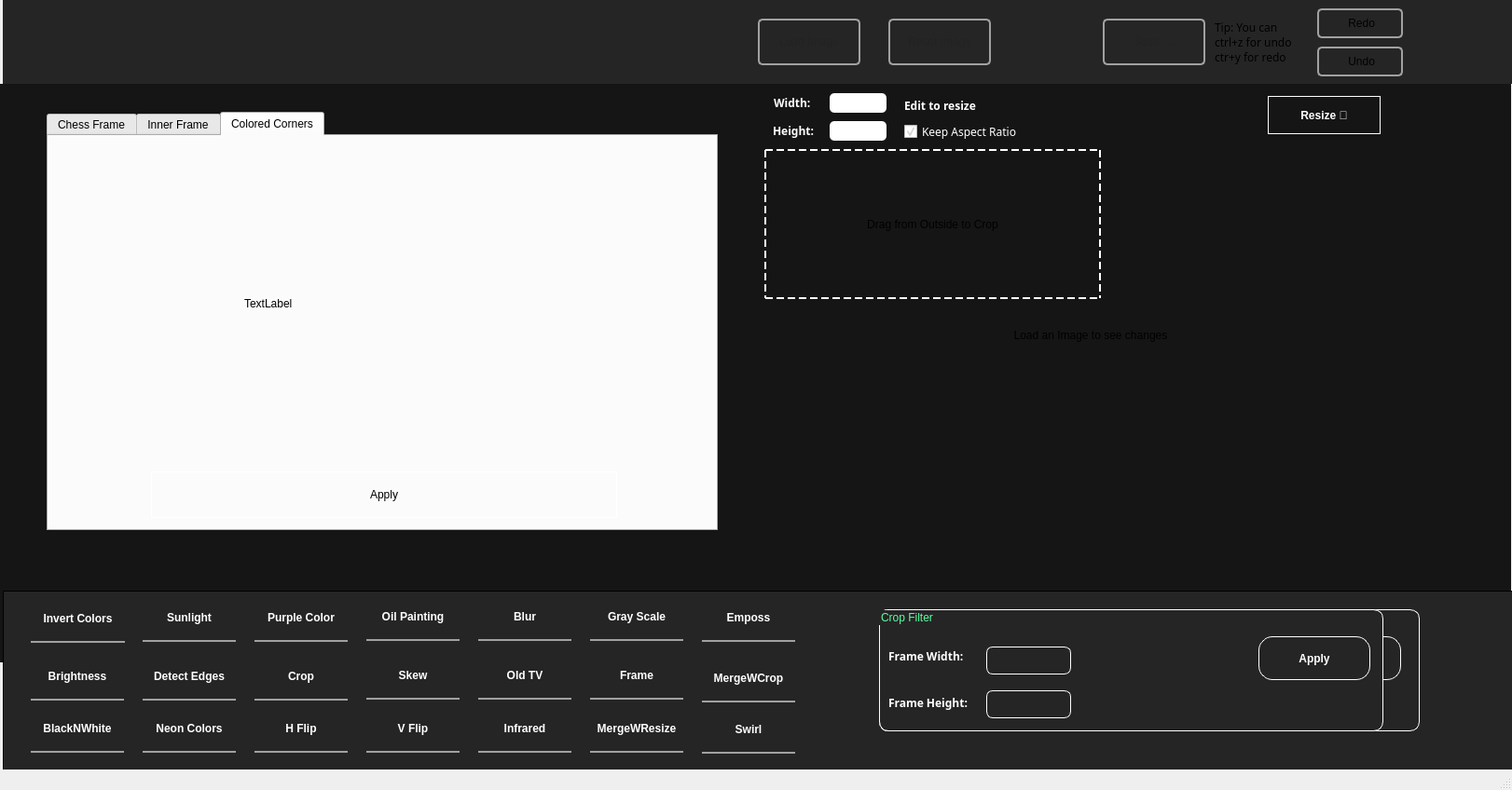
<?xml version="1.0" encoding="UTF-8"?>
<ui version="4.0">
 <class>RGBator</class>
 <widget class="QMainWindow" name="RGBator">
  <property name="enabled">
   <bool>true</bool>
  </property>
  <property name="geometry">
   <rect>
    <x>0</x>
    <y>0</y>
    <width>1622</width>
    <height>848</height>
   </rect>
  </property>
  <property name="cursor">
   <cursorShape>CrossCursor</cursorShape>
  </property>
  <property name="windowTitle">
   <string>MainWindow</string>
  </property>
  <property name="windowOpacity">
   <double>1.000000000000000</double>
  </property>
  <property name="styleSheet">
   <string notr="true">
#MainWindow QPushButton {
        padding: 1px 5px;
        border-radius: 5px;
}


</string>
  </property>
  <property name="animated">
   <bool>false</bool>
  </property>
  <widget class="QWidget" name="centralwidget">
   <property name="palette">
    <palette>
     <active>
      <colorrole role="Button">
       <brush brushstyle="SolidPattern">
        <color alpha="255">
         <red>0</red>
         <green>0</green>
         <blue>255</blue>
        </color>
       </brush>
      </colorrole>
     </active>
     <inactive>
      <colorrole role="Button">
       <brush brushstyle="SolidPattern">
        <color alpha="255">
         <red>0</red>
         <green>0</green>
         <blue>255</blue>
        </color>
       </brush>
      </colorrole>
     </inactive>
     <disabled>
      <colorrole role="Button">
       <brush brushstyle="SolidPattern">
        <color alpha="255">
         <red>0</red>
         <green>0</green>
         <blue>255</blue>
        </color>
       </brush>
      </colorrole>
     </disabled>
    </palette>
   </property>
   <property name="autoFillBackground">
    <bool>true</bool>
   </property>
   <widget class="QWidget" name="widget" native="true">
    <property name="geometry">
     <rect>
      <x>3</x>
      <y>634</y>
      <width>1621</width>
      <height>201</height>
     </rect>
    </property>
    <property name="styleSheet">
     <string notr="true">QWidget {
        background-color: #252525;
        color: #000;
        border: 1px solid #000;
        font: 9pt &quot;JetBrains Mono&quot;;
}
QPushButton{

        color: rgba(161, 161, 161,0.1);
        border-bottom:  2px solid rgba(161, 161, 161,0.1);
        border-top: none;
        border-right: none;
        border-left: none;
        font-weight: 800;
        border-radius: 0px;
}

QPushButton:Enabled:hover {

        background-color: #59FFA0;
        border-top-right-radius: 10px;
        border-top-left-radius: 10px;
        color:  #222222;


}
QPushButton:Enabled:checked{
        background-color: #59FFA0;
        border-top-right-radius: 10px;
        border-top-left-radius: 10px;
        color:  #222222;
        border-bottom:  2px solid #fff;
        border-top: none;
        border-right: none;
        border-left: none;
}
QPushButton:Enabled{
        color: rgba(255, 255, 255,1);
        border-bottom:  2px solid rgba(161, 161, 161,1);

}</string>
    </property>
    <widget class="QPushButton" name="invertFilter">
     <property name="enabled">
      <bool>true</bool>
     </property>
     <property name="geometry">
      <rect>
       <x>30</x>
       <y>5</y>
       <width>101</width>
       <height>51</height>
      </rect>
     </property>
     <property name="styleSheet">
      <string notr="true"/>
     </property>
     <property name="text">
      <string>Invert Colors</string>
     </property>
    </widget>
    <widget class="QPushButton" name="sunLightFilter">
     <property name="geometry">
      <rect>
       <x>150</x>
       <y>5</y>
       <width>100</width>
       <height>50</height>
      </rect>
     </property>
     <property name="styleSheet">
      <string notr="true"/>
     </property>
     <property name="text">
      <string>Sunlight</string>
     </property>
     <property name="checkable">
      <bool>true</bool>
     </property>
    </widget>
    <widget class="QPushButton" name="purpleFilter">
     <property name="geometry">
      <rect>
       <x>270</x>
       <y>5</y>
       <width>100</width>
       <height>50</height>
      </rect>
     </property>
     <property name="styleSheet">
      <string notr="true"/>
     </property>
     <property name="text">
      <string>Purple Color</string>
     </property>
    </widget>
    <widget class="QPushButton" name="oilFilter">
     <property name="geometry">
      <rect>
       <x>390</x>
       <y>4</y>
       <width>100</width>
       <height>50</height>
      </rect>
     </property>
     <property name="styleSheet">
      <string notr="true"/>
     </property>
     <property name="text">
      <string>Oil Painting</string>
     </property>
     <property name="checkable">
      <bool>true</bool>
     </property>
    </widget>
    <widget class="QPushButton" name="blurFilter">
     <property name="geometry">
      <rect>
       <x>510</x>
       <y>4</y>
       <width>100</width>
       <height>50</height>
      </rect>
     </property>
     <property name="styleSheet">
      <string notr="true"/>
     </property>
     <property name="text">
      <string>Blur</string>
     </property>
     <property name="checkable">
      <bool>true</bool>
     </property>
    </widget>
    <widget class="QPushButton" name="grayFilter">
     <property name="geometry">
      <rect>
       <x>630</x>
       <y>4</y>
       <width>100</width>
       <height>50</height>
      </rect>
     </property>
     <property name="styleSheet">
      <string notr="true"/>
     </property>
     <property name="text">
      <string>Gray Scale</string>
     </property>
     <property name="checkable">
      <bool>false</bool>
     </property>
    </widget>
    <widget class="QGroupBox" name="sliderGroup">
     <property name="geometry">
      <rect>
       <x>940</x>
       <y>20</y>
       <width>580</width>
       <height>131</height>
      </rect>
     </property>
     <property name="styleSheet">
      <string notr="true">QGroupBox{
        color: #59FFA0;
        border-radius: 10px;
        border-color: #fff;
}</string>
     </property>
     <property name="title">
      <string>GroupBox</string>
     </property>
     <widget class="QSlider" name="filterSlider">
      <property name="geometry">
       <rect>
        <x>10</x>
        <y>30</y>
        <width>391</width>
        <height>41</height>
       </rect>
      </property>
      <property name="mouseTracking">
       <bool>true</bool>
      </property>
      <property name="styleSheet">
       <string notr="true">QSlider{
        border: none;
}

QSlider::groove:horizontal{
        border: 1px solid #000;
        height: 5px;
}
QSlider::handle:horizontal{
        background: #fff;
        width: 12px;
        height: 12px;
        margin: -5px -1px;
        border-radius: 6px;
}

QSlider::handle:horizontal:hover{
        background: #fff;
        border-color: #fff;
}

QSlider::add-page:horizontal{
        background: qlineargradient(x1: 0, y1:0, x2: 1, y2:0, stop: 0 #fff, stop: 1 #000);
}

QSlider::sub-page:horizontal{
        background: #59FFA0;
}

</string>
      </property>
      <property name="maximum">
       <number>100</number>
      </property>
      <property name="singleStep">
       <number>10</number>
      </property>
      <property name="pageStep">
       <number>10</number>
      </property>
      <property name="value">
       <number>20</number>
      </property>
      <property name="sliderPosition">
       <number>20</number>
      </property>
      <property name="tracking">
       <bool>true</bool>
      </property>
      <property name="orientation">
       <enum>Qt::Horizontal</enum>
      </property>
      <property name="tickPosition">
       <enum>QSlider::NoTicks</enum>
      </property>
      <property name="tickInterval">
       <number>5</number>
      </property>
     </widget>
     <widget class="QLabel" name="sliderText">
      <property name="geometry">
       <rect>
        <x>10</x>
        <y>70</y>
        <width>81</width>
        <height>41</height>
       </rect>
      </property>
      <property name="font">
       <font>
        <family>JetBrains Mono</family>
        <pointsize>-1</pointsize>
        <italic>false</italic>
        <fontweight>Medium</fontweight>
       </font>
      </property>
      <property name="styleSheet">
       <string notr="true">QLabel{
        border: none;
        color: rgb(255, 255, 255);
        font-weight: 500;
        font-size: 24px;
}</string>
      </property>
      <property name="text">
       <string>Value:</string>
      </property>
     </widget>
     <widget class="QLabel" name="sliderValue">
      <property name="geometry">
       <rect>
        <x>100</x>
        <y>75</y>
        <width>321</width>
        <height>31</height>
       </rect>
      </property>
      <property name="font">
       <font>
        <family>JetBrains Mono</family>
        <pointsize>-1</pointsize>
        <italic>false</italic>
        <bold>false</bold>
       </font>
      </property>
      <property name="layoutDirection">
       <enum>Qt::LeftToRight</enum>
      </property>
      <property name="styleSheet">
       <string notr="true">QLabel{
        color:  rgb(204,204,204);
        border: none;
        font-size: 20px;
}</string>
      </property>
      <property name="text">
       <string>20</string>
      </property>
     </widget>
     <widget class="QPushButton" name="filterApply">
      <property name="geometry">
       <rect>
        <x>440</x>
        <y>29</y>
        <width>120</width>
        <height>47</height>
       </rect>
      </property>
      <property name="styleSheet">
       <string notr="true">
QPushButton{
        color: #fff;
        border: 1px solid #000;
        border-radius: 15px;
        border-color: #fff;
}

QPushButton:hover{
        background-color: #59FFA0;
        border-color: rgb(0, 0, 0) ;
        color: #353535;
}</string>
      </property>
      <property name="text">
       <string>Apply</string>
      </property>
     </widget>
     <widget class="QLabel" name="progressLabel">
      <property name="geometry">
       <rect>
        <x>453</x>
        <y>76</y>
        <width>111</width>
        <height>41</height>
       </rect>
      </property>
      <property name="font">
       <font>
        <family>JetBrains Mono</family>
        <pointsize>9</pointsize>
        <italic>false</italic>
        <bold>false</bold>
       </font>
      </property>
      <property name="styleSheet">
       <string notr="true">QLabel{
        border: none;
        font-wight: 800;
        color: #fff;
}</string>
      </property>
      <property name="text">
       <string>Progress Label</string>
      </property>
     </widget>
    </widget>
    <widget class="QPushButton" name="B_W_Filter">
     <property name="geometry">
      <rect>
       <x>30</x>
       <y>124</y>
       <width>100</width>
       <height>50</height>
      </rect>
     </property>
     <property name="styleSheet">
      <string notr="true"/>
     </property>
     <property name="text">
      <string>BlackNWhite</string>
     </property>
     <property name="checkable">
      <bool>false</bool>
     </property>
    </widget>
    <widget class="QPushButton" name="DetectFilter">
     <property name="geometry">
      <rect>
       <x>150</x>
       <y>68</y>
       <width>100</width>
       <height>50</height>
      </rect>
     </property>
     <property name="mouseTracking">
      <bool>true</bool>
     </property>
     <property name="styleSheet">
      <string notr="true"/>
     </property>
     <property name="text">
      <string>Detect Edges</string>
     </property>
     <property name="checkable">
      <bool>false</bool>
     </property>
    </widget>
    <widget class="QPushButton" name="BrightFilter">
     <property name="geometry">
      <rect>
       <x>30</x>
       <y>68</y>
       <width>100</width>
       <height>50</height>
      </rect>
     </property>
     <property name="styleSheet">
      <string notr="true"/>
     </property>
     <property name="text">
      <string>Brightness</string>
     </property>
     <property name="checkable">
      <bool>true</bool>
     </property>
    </widget>
    <widget class="QPushButton" name="cropFilter">
     <property name="geometry">
      <rect>
       <x>270</x>
       <y>68</y>
       <width>100</width>
       <height>50</height>
      </rect>
     </property>
     <property name="styleSheet">
      <string notr="true"/>
     </property>
     <property name="text">
      <string>Crop</string>
     </property>
     <property name="checkable">
      <bool>true</bool>
     </property>
    </widget>
    <widget class="QGroupBox" name="cropGroup">
     <property name="geometry">
      <rect>
       <x>940</x>
       <y>20</y>
       <width>541</width>
       <height>131</height>
      </rect>
     </property>
     <property name="styleSheet">
      <string notr="true">QGroupBox{
        color: 	#59FFA0;
        border-radius: 10px;
        border-color: #fff;
}</string>
     </property>
     <property name="title">
      <string>Crop Filter</string>
     </property>
     <widget class="QPushButton" name="cropApply">
      <property name="geometry">
       <rect>
        <x>407</x>
        <y>29</y>
        <width>120</width>
        <height>47</height>
       </rect>
      </property>
      <property name="styleSheet">
       <string notr="true">
QPushButton{
        color: #fff;
        border: 1px solid #000;
        border-radius: 15px;
        border-color: #fff;
}

QPushButton:hover{
        background-color: #59FFA0;
        border-color: rgb(0, 0, 0) ;
        color: #353535;
}</string>
      </property>
      <property name="text">
       <string>Apply</string>
      </property>
     </widget>
     <widget class="QLabel" name="cropHeightLabel">
      <property name="geometry">
       <rect>
        <x>10</x>
        <y>80</y>
        <width>100</width>
        <height>41</height>
       </rect>
      </property>
      <property name="font">
       <font>
        <family>Yu Gothic UI Semilight</family>
        <pointsize>9</pointsize>
        <italic>false</italic>
        <fontweight>DemiBold</fontweight>
       </font>
      </property>
      <property name="styleSheet">
       <string notr="true">QLabel{
        font: 350 9pt &quot;Yu Gothic UI Semilight&quot;;
        color: #fff;
        border: none;
        font-weight: 600;
}</string>
      </property>
      <property name="text">
       <string>Frame Height:</string>
      </property>
     </widget>
     <widget class="QLabel" name="cropWidthLabel">
      <property name="geometry">
       <rect>
        <x>10</x>
        <y>30</y>
        <width>100</width>
        <height>41</height>
       </rect>
      </property>
      <property name="font">
       <font>
        <family>Yu Gothic UI Semilight</family>
        <pointsize>9</pointsize>
        <italic>false</italic>
        <fontweight>DemiBold</fontweight>
       </font>
      </property>
      <property name="styleSheet">
       <string notr="true">QLabel{
        font: 350 9pt &quot;Yu Gothic UI Semilight&quot;;
        color: rgb(255, 255, 255);
        border: none;
        font-weight: 600;
}</string>
      </property>
      <property name="text">
       <string>Frame Width:</string>
      </property>
     </widget>
     <widget class="QLineEdit" name="cropHeight">
      <property name="geometry">
       <rect>
        <x>115</x>
        <y>87</y>
        <width>91</width>
        <height>30</height>
       </rect>
      </property>
      <property name="styleSheet">
       <string notr="true">QLineEdit{
        border-radius: 7px;
        color: #fff;
        border-color: #fff;
}</string>
      </property>
      <property name="frame">
       <bool>false</bool>
      </property>
     </widget>
     <widget class="QLineEdit" name="cropWidth">
      <property name="geometry">
       <rect>
        <x>115</x>
        <y>40</y>
        <width>91</width>
        <height>30</height>
       </rect>
      </property>
      <property name="styleSheet">
       <string notr="true">QLineEdit{
        border-radius: 7px;
        color: #fff;
        border-color: #fff;
}</string>
      </property>
      <property name="frame">
       <bool>false</bool>
      </property>
     </widget>
    </widget>
    <widget class="QPushButton" name="SkewFilter">
     <property name="geometry">
      <rect>
       <x>390</x>
       <y>67</y>
       <width>100</width>
       <height>50</height>
      </rect>
     </property>
     <property name="styleSheet">
      <string notr="true"/>
     </property>
     <property name="text">
      <string>Skew</string>
     </property>
     <property name="checkable">
      <bool>true</bool>
     </property>
    </widget>
    <widget class="QPushButton" name="FrameFilter">
     <property name="geometry">
      <rect>
       <x>630</x>
       <y>67</y>
       <width>100</width>
       <height>50</height>
      </rect>
     </property>
     <property name="styleSheet">
      <string notr="true"/>
     </property>
     <property name="text">
      <string>Frame</string>
     </property>
     <property name="checkable">
      <bool>true</bool>
     </property>
    </widget>
    <widget class="QPushButton" name="NeonFilter">
     <property name="geometry">
      <rect>
       <x>150</x>
       <y>124</y>
       <width>100</width>
       <height>50</height>
      </rect>
     </property>
     <property name="styleSheet">
      <string notr="true"/>
     </property>
     <property name="text">
      <string>Neon Colors</string>
     </property>
     <property name="checkable">
      <bool>false</bool>
     </property>
    </widget>
    <widget class="QPushButton" name="HorizontalFlip">
     <property name="geometry">
      <rect>
       <x>270</x>
       <y>124</y>
       <width>100</width>
       <height>50</height>
      </rect>
     </property>
     <property name="styleSheet">
      <string notr="true"/>
     </property>
     <property name="text">
      <string>H Flip</string>
     </property>
     <property name="checkable">
      <bool>false</bool>
     </property>
    </widget>
    <widget class="QPushButton" name="VerticalFlip">
     <property name="geometry">
      <rect>
       <x>390</x>
       <y>124</y>
       <width>100</width>
       <height>50</height>
      </rect>
     </property>
     <property name="styleSheet">
      <string notr="true"/>
     </property>
     <property name="text">
      <string>V Flip</string>
     </property>
     <property name="checkable">
      <bool>false</bool>
     </property>
    </widget>
    <widget class="QPushButton" name="oldtvFilter">
     <property name="geometry">
      <rect>
       <x>510</x>
       <y>67</y>
       <width>100</width>
       <height>50</height>
      </rect>
     </property>
     <property name="styleSheet">
      <string notr="true"/>
     </property>
     <property name="text">
      <string>Old TV</string>
     </property>
     <property name="checkable">
      <bool>false</bool>
     </property>
    </widget>
    <widget class="QPushButton" name="infraredFilter">
     <property name="enabled">
      <bool>true</bool>
     </property>
     <property name="geometry">
      <rect>
       <x>510</x>
       <y>123</y>
       <width>100</width>
       <height>51</height>
      </rect>
     </property>
     <property name="styleSheet">
      <string notr="true"/>
     </property>
     <property name="text">
      <string>Infrared</string>
     </property>
    </widget>
    <widget class="QPushButton" name="MergeFilter">
     <property name="geometry">
      <rect>
       <x>630</x>
       <y>124</y>
       <width>100</width>
       <height>50</height>
      </rect>
     </property>
     <property name="styleSheet">
      <string notr="true"/>
     </property>
     <property name="text">
      <string>MergeWResize</string>
     </property>
     <property name="checkable">
      <bool>false</bool>
     </property>
    </widget>
    <widget class="QPushButton" name="empossFilter">
     <property name="geometry">
      <rect>
       <x>750</x>
       <y>5</y>
       <width>100</width>
       <height>50</height>
      </rect>
     </property>
     <property name="styleSheet">
      <string notr="true"/>
     </property>
     <property name="text">
      <string>Emposs</string>
     </property>
     <property name="checkable">
      <bool>false</bool>
     </property>
    </widget>
    <widget class="QPushButton" name="MergeCrop">
     <property name="geometry">
      <rect>
       <x>750</x>
       <y>70</y>
       <width>100</width>
       <height>50</height>
      </rect>
     </property>
     <property name="styleSheet">
      <string notr="true"/>
     </property>
     <property name="text">
      <string>MergeWCrop</string>
     </property>
     <property name="checkable">
      <bool>false</bool>
     </property>
    </widget>
    <widget class="QPushButton" name="swirlFilter">
     <property name="geometry">
      <rect>
       <x>750</x>
       <y>125</y>
       <width>100</width>
       <height>50</height>
      </rect>
     </property>
     <property name="styleSheet">
      <string notr="true"/>
     </property>
     <property name="text">
      <string>Swirl</string>
     </property>
     <property name="checkable">
      <bool>true</bool>
     </property>
    </widget>
    <widget class="QGroupBox" name="FrameGroup">
     <property name="geometry">
      <rect>
       <x>940</x>
       <y>20</y>
       <width>541</width>
       <height>131</height>
      </rect>
     </property>
     <property name="styleSheet">
      <string notr="true">QGroupBox{
        color: 	#59FFA0;
        border-radius: 10px;
        border-color: #fff;
}</string>
     </property>
     <property name="title">
      <string>Frame Filter</string>
     </property>
     <widget class="QPushButton" name="colorBtn">
      <property name="geometry">
       <rect>
        <x>50</x>
        <y>48</y>
        <width>171</width>
        <height>41</height>
       </rect>
      </property>
      <property name="styleSheet">
       <string notr="true">QPushButton{
        border: 2px solid rgb(161,161,161);
        border-radius: 5px;
}</string>
      </property>
      <property name="text">
       <string>Colored Frame</string>
      </property>
     </widget>
     <widget class="QPushButton" name="fancyBtn">
      <property name="geometry">
       <rect>
        <x>290</x>
        <y>48</y>
        <width>181</width>
        <height>41</height>
       </rect>
      </property>
      <property name="styleSheet">
       <string notr="true">QPushButton{
        border: 2px solid rgb(161,161,161);
        border-radius: 5px;
}</string>
      </property>
      <property name="text">
       <string>Fancy Frame</string>
      </property>
     </widget>
    </widget>
    <zorder>FrameGroup</zorder>
    <zorder>sliderGroup</zorder>
    <zorder>invertFilter</zorder>
    <zorder>sunLightFilter</zorder>
    <zorder>purpleFilter</zorder>
    <zorder>oilFilter</zorder>
    <zorder>blurFilter</zorder>
    <zorder>grayFilter</zorder>
    <zorder>B_W_Filter</zorder>
    <zorder>DetectFilter</zorder>
    <zorder>BrightFilter</zorder>
    <zorder>cropFilter</zorder>
    <zorder>cropGroup</zorder>
    <zorder>SkewFilter</zorder>
    <zorder>FrameFilter</zorder>
    <zorder>NeonFilter</zorder>
    <zorder>HorizontalFlip</zorder>
    <zorder>VerticalFlip</zorder>
    <zorder>oldtvFilter</zorder>
    <zorder>infraredFilter</zorder>
    <zorder>MergeFilter</zorder>
    <zorder>empossFilter</zorder>
    <zorder>MergeCrop</zorder>
    <zorder>swirlFilter</zorder>
   </widget>
   <widget class="QWidget" name="widget_2" native="true">
    <property name="geometry">
     <rect>
      <x>3</x>
      <y>0</y>
      <width>1621</width>
      <height>90</height>
     </rect>
    </property>
    <property name="styleSheet">
     <string notr="true">#widget_2{
        background-color: #252525;
}
QPushButton{
        border: 2px solid rgb(161,161,161);
        border-radius: 5px;
}

</string>
    </property>
    <widget class="FancyButton" name="loadImgBtn">
     <property name="geometry">
      <rect>
       <x>810</x>
       <y>20</y>
       <width>110</width>
       <height>50</height>
      </rect>
     </property>
     <property name="styleSheet">
      <string notr="true">#clearImg{
        color:#fff;
}
#saveImgBtn{
        color:#fff;
}
#loadImgBtn{
        color:#222222;
}
#clearImg:Enabled{
        color:#222222;
}
#saveImgBtn:Enabled{
        color:#222222;
}
</string>
     </property>
     <property name="text">
      <string>Load Image</string>
     </property>
    </widget>
    <widget class="FancyButton" name="clearImg">
     <property name="geometry">
      <rect>
       <x>950</x>
       <y>20</y>
       <width>110</width>
       <height>50</height>
      </rect>
     </property>
     <property name="styleSheet">
      <string notr="true">#loadImgBtn{
        color:#222222;
}
#clearImg:Enabled{
        color:#222222;
}
#saveImgBtn:Enabled{
        color:#222222;
}
</string>
     </property>
     <property name="text">
      <string>Reset Image</string>
     </property>
    </widget>
    <widget class="FancyButton" name="saveImgBtn">
     <property name="geometry">
      <rect>
       <x>1180</x>
       <y>20</y>
       <width>110</width>
       <height>50</height>
      </rect>
     </property>
     <property name="styleSheet">
      <string notr="true">
#loadImgBtn{
        color:#222222;
}
#clearImg:Enabled{
        color:#222222;
}
#saveImgBtn:Enabled{
        color:#222222;
}
</string>
     </property>
     <property name="text">
      <string>Save  💾</string>
     </property>
    </widget>
    <widget class="QPushButton" name="undoBtn">
     <property name="geometry">
      <rect>
       <x>1410</x>
       <y>50</y>
       <width>92</width>
       <height>32</height>
      </rect>
     </property>
     <property name="styleSheet">
      <string notr="true">#undoBtn{
        font: 12pt &quot;JetBrains Mono&quot;;
}

</string>
     </property>
     <property name="text">
      <string> Undo</string>
     </property>
     <property name="icon">
      <iconset>
       <normalon>build/Desktop_Qt_6_7_0_MinGW_64_bit-Debug/icons/undo_alt.png</normalon>
      </iconset>
     </property>
     <property name="iconSize">
      <size>
       <width>16</width>
       <height>16</height>
      </size>
     </property>
     <property name="shortcut">
      <string>Ctrl+Z</string>
     </property>
    </widget>
    <widget class="QPushButton" name="redoBtn">
     <property name="geometry">
      <rect>
       <x>1410</x>
       <y>9</y>
       <width>92</width>
       <height>32</height>
      </rect>
     </property>
     <property name="styleSheet">
      <string notr="true">#redoBtn{
        font: 12pt &quot;JetBrains Mono&quot;;
}
</string>
     </property>
     <property name="text">
      <string> Redo</string>
     </property>
     <property name="icon">
      <iconset>
       <normalon>build/Desktop_Qt_6_7_0_MinGW_64_bit-Debug/icons/redo_alt.png</normalon>
      </iconset>
     </property>
     <property name="shortcut">
      <string>Ctrl+Y</string>
     </property>
    </widget>
    <widget class="QPushButton" name="titleIcon">
     <property name="enabled">
      <bool>true</bool>
     </property>
     <property name="geometry">
      <rect>
       <x>20</x>
       <y>10</y>
       <width>400</width>
       <height>80</height>
      </rect>
     </property>
     <property name="styleSheet">
      <string notr="true">QPushButton{
border:none;
}</string>
     </property>
     <property name="text">
      <string/>
     </property>
     <property name="icon">
      <iconset>
       <normaloff>build/Desktop_Qt_6_7_0_MinGW_64_bit-Debug/icons/RGB.png</normaloff>build/Desktop_Qt_6_7_0_MinGW_64_bit-Debug/icons/RGB.png</iconset>
     </property>
     <property name="iconSize">
      <size>
       <width>350</width>
       <height>350</height>
      </size>
     </property>
    </widget>
    <widget class="QLabel" name="undoTip">
     <property name="geometry">
      <rect>
       <x>1300</x>
       <y>20</y>
       <width>111</width>
       <height>51</height>
      </rect>
     </property>
     <property name="font">
      <font>
       <family>JetBrains Mono</family>
      </font>
     </property>
     <property name="text">
      <string>Tip: You can
ctrl+z for undo
ctr+y for redo</string>
     </property>
     <property name="wordWrap">
      <bool>true</bool>
     </property>
    </widget>
   </widget>
   <widget class="QWidget" name="widget_3" native="true">
    <property name="geometry">
     <rect>
      <x>0</x>
      <y>90</y>
      <width>1621</width>
      <height>621</height>
     </rect>
    </property>
    <property name="styleSheet">
     <string notr="true">#widget_3{
        background-color: #151515;
}</string>
    </property>
    <widget class="QPushButton" name="rotateLeft">
     <property name="geometry">
      <rect>
       <x>1130</x>
       <y>480</y>
       <width>32</width>
       <height>32</height>
      </rect>
     </property>
     <property name="font">
      <font>
       <family>JetBrains Mono</family>
       <pointsize>-1</pointsize>
      </font>
     </property>
     <property name="styleSheet">
      <string notr="true">QPushButton{
        font-size: 50px;
        border: none;
        color:#fff;
}

QPushButton:hover{
        background: none;
}</string>
     </property>
     <property name="text">
      <string/>
     </property>
     <property name="icon">
      <iconset>
       <normaloff>build/Desktop_Qt_6_7_0_MinGW_64_bit-Debug/icons/rotate_left.png</normaloff>build/Desktop_Qt_6_7_0_MinGW_64_bit-Debug/icons/rotate_left.png</iconset>
     </property>
     <property name="iconSize">
      <size>
       <width>32</width>
       <height>32</height>
      </size>
     </property>
    </widget>
    <widget class="QPushButton" name="resizeFilterBtn">
     <property name="geometry">
      <rect>
       <x>1360</x>
       <y>13</y>
       <width>121</width>
       <height>41</height>
      </rect>
     </property>
     <property name="styleSheet">
      <string notr="true">QPushButton{
        color: #fff;
        border: 1px solid #fff;
        font-weight: 800;
}

QPushButton:hover {

        background-color: rgb(0, 0, 127);
        border : 1px solid rgb(0, 0, 127);

}
</string>
     </property>
     <property name="text">
      <string>Resize 🔧</string>
     </property>
     <property name="checkable">
      <bool>true</bool>
     </property>
    </widget>
    <widget class="QLabel" name="widthLabel">
     <property name="geometry">
      <rect>
       <x>830</x>
       <y>0</y>
       <width>50</width>
       <height>41</height>
      </rect>
     </property>
     <property name="font">
      <font>
       <family>Yu Gothic UI Semilight</family>
       <pointsize>9</pointsize>
       <italic>false</italic>
       <fontweight>DemiBold</fontweight>
      </font>
     </property>
     <property name="styleSheet">
      <string notr="true">QLabel{
        font: 350 9pt &quot;Yu Gothic UI Semilight&quot;;
        color: rgb(255, 255, 255);
        border: none;
        font-weight: 600;
}</string>
     </property>
     <property name="text">
      <string>Width:</string>
     </property>
    </widget>
    <widget class="QLineEdit" name="heightEditVal">
     <property name="geometry">
      <rect>
       <x>890</x>
       <y>40</y>
       <width>61</width>
       <height>21</height>
      </rect>
     </property>
     <property name="styleSheet">
      <string notr="true">QLineEdit{
        border-radius: 5px;
        color: #fff;
        border-color: #fff;
}</string>
     </property>
    </widget>
    <widget class="QLabel" name="heightLabel">
     <property name="geometry">
      <rect>
       <x>829</x>
       <y>30</y>
       <width>51</width>
       <height>41</height>
      </rect>
     </property>
     <property name="font">
      <font>
       <family>Yu Gothic UI Semilight</family>
       <pointsize>9</pointsize>
       <italic>false</italic>
       <fontweight>DemiBold</fontweight>
      </font>
     </property>
     <property name="styleSheet">
      <string notr="true">QLabel{
        font: 350 9pt &quot;Yu Gothic UI Semilight&quot;;
        color: rgb(255, 255, 255);
        border: none;
        font-weight: 600;
}</string>
     </property>
     <property name="text">
      <string>Height:</string>
     </property>
    </widget>
    <widget class="QCheckBox" name="resizeRatio">
     <property name="geometry">
      <rect>
       <x>970</x>
       <y>40</y>
       <width>151</width>
       <height>22</height>
      </rect>
     </property>
     <property name="font">
      <font>
       <family>JetBrains Mono</family>
       <pointsize>9</pointsize>
      </font>
     </property>
     <property name="styleSheet">
      <string notr="true">QCheckBox{
        color: #fff;

}</string>
     </property>
     <property name="text">
      <string>Keep Aspect Ratio</string>
     </property>
     <property name="checked">
      <bool>true</bool>
     </property>
    </widget>
    <widget class="QLabel" name="inImg">
     <property name="geometry">
      <rect>
       <x>60</x>
       <y>70</y>
       <width>700</width>
       <height>400</height>
      </rect>
     </property>
     <property name="styleSheet">
      <string notr="true">#inImg{
        border: none;
}</string>
     </property>
     <property name="frameShape">
      <enum>QFrame::NoFrame</enum>
     </property>
     <property name="text">
      <string>Source Preview</string>
     </property>
     <property name="alignment">
      <set>Qt::AlignCenter</set>
     </property>
    </widget>
    <widget class="QWidget" name="outFrame" native="true">
     <property name="geometry">
      <rect>
       <x>820</x>
       <y>70</y>
       <width>700</width>
       <height>400</height>
      </rect>
     </property>
     <property name="minimumSize">
      <size>
       <width>700</width>
       <height>400</height>
      </size>
     </property>
     <property name="maximumSize">
      <size>
       <width>718</width>
       <height>400</height>
      </size>
     </property>
     <property name="styleSheet">
      <string notr="true"/>
     </property>
     <layout class="QHBoxLayout" name="horizontalLayout">
      <property name="leftMargin">
       <number>0</number>
      </property>
      <property name="topMargin">
       <number>0</number>
      </property>
      <property name="rightMargin">
       <number>0</number>
      </property>
      <property name="bottomMargin">
       <number>0</number>
      </property>
      <item>
       <widget class="CustomLabel" name="outImg">
        <property name="minimumSize">
         <size>
          <width>0</width>
          <height>0</height>
         </size>
        </property>
        <property name="maximumSize">
         <size>
          <width>16777215</width>
          <height>400</height>
         </size>
        </property>
        <property name="styleSheet">
         <string notr="true"/>
        </property>
        <property name="text">
         <string>Load an Image to see changes</string>
        </property>
        <property name="alignment">
         <set>Qt::AlignCenter</set>
        </property>
       </widget>
      </item>
     </layout>
    </widget>
    <widget class="CustomLabel" name="justFrame">
     <property name="geometry">
      <rect>
       <x>820</x>
       <y>70</y>
       <width>361</width>
       <height>161</height>
      </rect>
     </property>
     <property name="mouseTracking">
      <bool>false</bool>
     </property>
     <property name="tabletTracking">
      <bool>false</bool>
     </property>
     <property name="styleSheet">
      <string notr="true">#justFrame{
border: 2px dashed #fff
}</string>
     </property>
     <property name="frameShape">
      <enum>QFrame::NoFrame</enum>
     </property>
     <property name="text">
      <string>Drag from Outside to Crop</string>
     </property>
     <property name="alignment">
      <set>Qt::AlignCenter</set>
     </property>
    </widget>
    <widget class="QPushButton" name="rotateRight">
     <property name="geometry">
      <rect>
       <x>1190</x>
       <y>480</y>
       <width>32</width>
       <height>32</height>
      </rect>
     </property>
     <property name="font">
      <font>
       <family>JetBrains Mono</family>
       <pointsize>-1</pointsize>
      </font>
     </property>
     <property name="styleSheet">
      <string notr="true">QPushButton{
        font-size: 50px;
        border: none;
        color:#fff;
}

QPushButton:hover{
        background: none;
}</string>
     </property>
     <property name="text">
      <string/>
     </property>
     <property name="icon">
      <iconset>
       <normaloff>build/Desktop_Qt_6_7_0_MinGW_64_bit-Debug/icons/rotate_right.png</normaloff>build/Desktop_Qt_6_7_0_MinGW_64_bit-Debug/icons/rotate_right.png</iconset>
     </property>
     <property name="iconSize">
      <size>
       <width>32</width>
       <height>32</height>
      </size>
     </property>
    </widget>
    <widget class="QTabWidget" name="frameTabs">
     <property name="geometry">
      <rect>
       <x>50</x>
       <y>30</y>
       <width>720</width>
       <height>450</height>
      </rect>
     </property>
     <property name="currentIndex">
      <number>2</number>
     </property>
     <property name="tabsClosable">
      <bool>false</bool>
     </property>
     <property name="tabBarAutoHide">
      <bool>false</bool>
     </property>
     <widget class="QWidget" name="chessFrameTab">
      <attribute name="title">
       <string>Chess Frame</string>
      </attribute>
      <widget class="QPushButton" name="cheesFrameApply">
       <property name="geometry">
        <rect>
         <x>110</x>
         <y>360</y>
         <width>500</width>
         <height>50</height>
        </rect>
       </property>
       <property name="minimumSize">
        <size>
         <width>500</width>
         <height>0</height>
        </size>
       </property>
       <property name="styleSheet">
        <string notr="true">QPushButton {
        border : 1px solid #fff;
}</string>
       </property>
       <property name="text">
        <string>Apply</string>
       </property>
      </widget>
      <widget class="QLabel" name="chessFrameLabel">
       <property name="geometry">
        <rect>
         <x>210</x>
         <y>30</y>
         <width>300</width>
         <height>300</height>
        </rect>
       </property>
       <property name="text">
        <string/>
       </property>
       <property name="scaledContents">
        <bool>false</bool>
       </property>
       <property name="alignment">
        <set>Qt::AlignCenter</set>
       </property>
      </widget>
     </widget>
     <widget class="QWidget" name="innerFrameTab">
      <attribute name="title">
       <string>Inner Frame</string>
      </attribute>
      <widget class="QPushButton" name="innerFrameApply">
       <property name="geometry">
        <rect>
         <x>110</x>
         <y>360</y>
         <width>500</width>
         <height>50</height>
        </rect>
       </property>
       <property name="styleSheet">
        <string notr="true">QPushButton {
        border : 1px solid #fff;
}</string>
       </property>
       <property name="text">
        <string>Apply</string>
       </property>
      </widget>
      <widget class="QLabel" name="innerFrameLabel">
       <property name="geometry">
        <rect>
         <x>210</x>
         <y>30</y>
         <width>300</width>
         <height>300</height>
        </rect>
       </property>
       <property name="text">
        <string>TextLabel</string>
       </property>
      </widget>
     </widget>
     <widget class="QWidget" name="coloredFramTab">
      <attribute name="title">
       <string>Colored Corners</string>
      </attribute>
      <widget class="QPushButton" name="coloredFrameApply">
       <property name="geometry">
        <rect>
         <x>110</x>
         <y>360</y>
         <width>500</width>
         <height>50</height>
        </rect>
       </property>
       <property name="styleSheet">
        <string notr="true">QPushButton {
        border : 1px solid #fff;
}</string>
       </property>
       <property name="text">
        <string>Apply</string>
       </property>
      </widget>
      <widget class="QLabel" name="coloredFrameLabel">
       <property name="geometry">
        <rect>
         <x>210</x>
         <y>30</y>
         <width>300</width>
         <height>300</height>
        </rect>
       </property>
       <property name="text">
        <string>TextLabel</string>
       </property>
      </widget>
     </widget>
    </widget>
    <widget class="QLineEdit" name="widthEditVal">
     <property name="geometry">
      <rect>
       <x>890</x>
       <y>10</y>
       <width>61</width>
       <height>21</height>
      </rect>
     </property>
     <property name="styleSheet">
      <string notr="true">QLineEdit{
        border-radius: 5px;
        color: #fff;
        border-color: #fff;
}</string>
     </property>
    </widget>
    <widget class="QLabel" name="resizeLabel">
     <property name="geometry">
      <rect>
       <x>970</x>
       <y>8</y>
       <width>141</width>
       <height>31</height>
      </rect>
     </property>
     <property name="font">
      <font>
       <family>Yu Gothic UI Semilight</family>
       <pointsize>9</pointsize>
       <italic>false</italic>
       <fontweight>DemiBold</fontweight>
      </font>
     </property>
     <property name="styleSheet">
      <string notr="true">QLabel{
        font: 350 9pt &quot;Yu Gothic UI Semilight&quot;;
        color: rgb(255, 255, 255);
        border: none;
        font-weight: 600;
}</string>
     </property>
     <property name="text">
      <string>Edit to resize</string>
     </property>
    </widget>
   </widget>
   <zorder>widget_3</zorder>
   <zorder>widget</zorder>
   <zorder>widget_2</zorder>
  </widget>
  <widget class="QStatusBar" name="statusbar"/>
  <action name="actionLoad_Image">
   <property name="text">
    <string>Load Image</string>
   </property>
  </action>
 </widget>
 <customwidgets>
  <customwidget>
   <class>CustomLabel</class>
   <extends>QLabel</extends>
   <header>mainwindow.h</header>
  </customwidget>
  <customwidget>
   <class>FancyButton</class>
   <extends>QPushButton</extends>
   <header>mainwindow.h</header>
  </customwidget>
 </customwidgets>
 <tabstops>
  <tabstop>loadImgBtn</tabstop>
  <tabstop>saveImgBtn</tabstop>
  <tabstop>invertFilter</tabstop>
  <tabstop>rotateLeft</tabstop>
  <tabstop>sunLightFilter</tabstop>
  <tabstop>purpleFilter</tabstop>
  <tabstop>clearImg</tabstop>
  <tabstop>undoBtn</tabstop>
  <tabstop>redoBtn</tabstop>
 </tabstops>
 <resources/>
 <connections/>
</ui>
